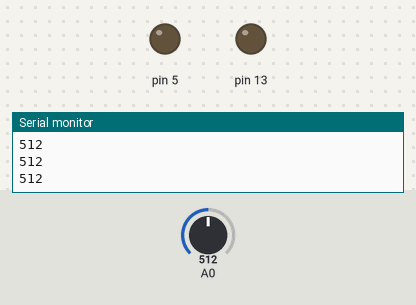
The sketch below on a simulated Arduino Uno, built with avr-gcc and run on an emulated ATmega328P. On the bench: output pins drawn as LEDs (lit = HIGH), the last lines printed to the serial monitor. The test bench sets the inputs (shaded band); at power-on: A0 = 512.

Above: at 1.2 s.
1.3 s: A0 set to 792
2.8 s: A0 set to 817
At 3.3 s:
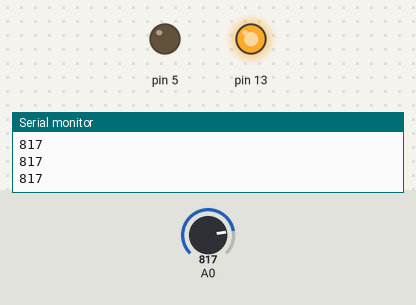
4.3 s: A0 set to 790
At 5.4 s:
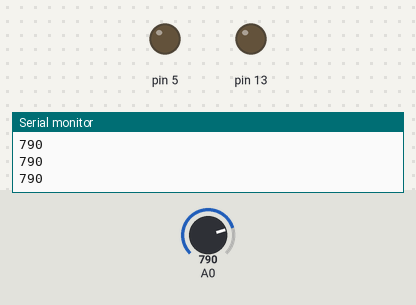
5.8 s: A0 set to 810
At 6.6 s:
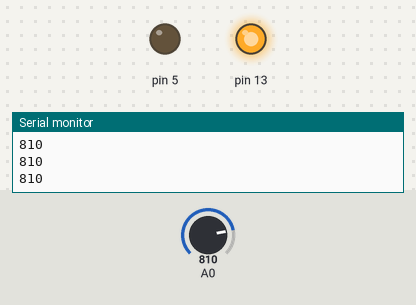
Timing chart, 0 to 8.3 s (numbered marks = the images above; inputs shaded):
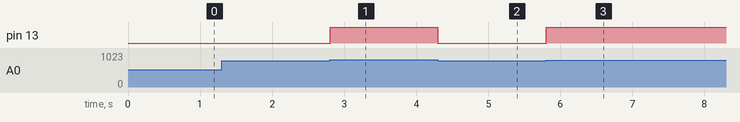

Measured:
- the behaviour switches between 799 and 800 on A0 (found by bisection; images 0 and 1)
- after the input at 2.8 s, pin 13: LOW → HIGH at once
- after the input at 4.3 s, pin 13: HIGH → LOW at once
- after the input at 5.8 s, pin 13: LOW → HIGH at once

The sketch:

Lab4.ino
```cpp
// C++ code
//
int moisture_sensor=0;
void setup()
{
  pinMode(A0,INPUT);
  Serial.begin(9600);
  pinMode(5,OUTPUT);
  pinMode(13,OUTPUT);

}
void loop()
{
  moisture_sensor=analogRead(A0);
  Serial.println(moisture_sensor);
  if(moisture_sensor>=800){
    digitalWrite(13,HIGH);
  }
  else if(moisture_sensor>=300){
    digitalWrite(13,LOW);
  }
  else{
     digitalWrite(13,LOW);
  }
  delay(10);
}
```
